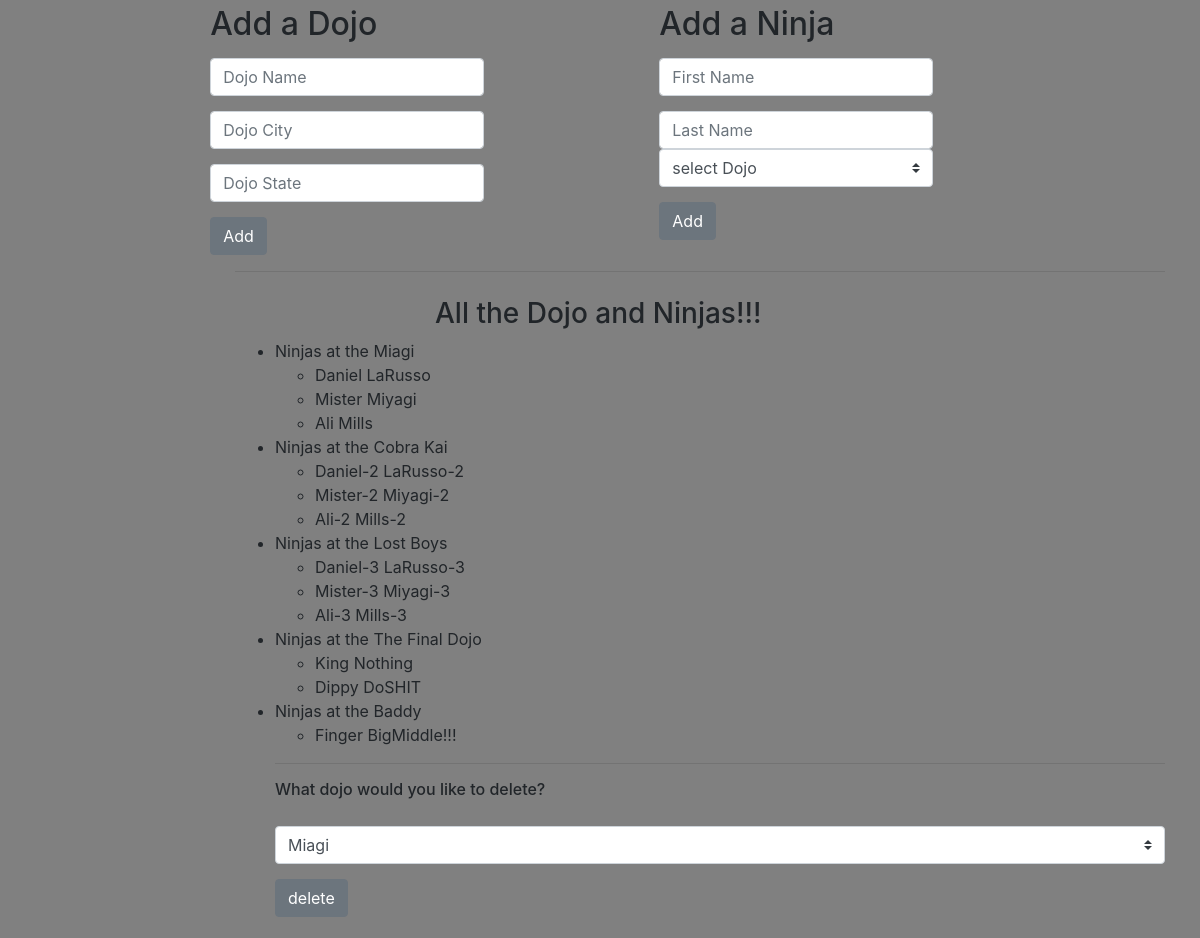
The page / on the database its author committed.
### dojo_ninjas_app/models.py (models this page shows, shortened)
class Dojos (models.Model):
    name = models.CharField(max_length=45)
    city = models.CharField(max_length=255)
    state = models.CharField(max_length=2)
    desc = models.TextField()
    created_at = models.DateTimeField(auto_now_add=True)
    updated_at = models.DateTimeField(auto_now=True)

class Ninjas (models.Model):
    dojo_id = models.ForeignKey(
        Dojos, related_name="ninjas", on_delete=models.CASCADE)
    fname = models.CharField(max_length=45)
    lname = models.CharField(max_length=45)
    created_at = models.DateTimeField(auto_now_add=True)
    updated_at = models.DateTimeField(auto_now=True)

### dojo_ninjas_app/views.py (the view)
# urls.py: path('', views.index),
def index(request):
    context = {
    "dojo_objects": Dojos.objects.all(),
    }
    return render(request, 'index.html', context)

### dojo_ninjas_app/templates/index.html (shortened to what this page needs)
<!DOCTYPE html>
<html lang="en">
<head>
    <link rel="stylesheet" href="https://stackpath.bootstrapcdn.com/bootstrap/4.5.2/css/bootstrap.min.css"
>
</head>
<body>
    <div class="container">
        <div class="upper">
            <div id="leftside">
                <form action="/addDojo" method="POST">
                    <h2>Add a Dojo</h2>
                    <input type="text" class="form-control" id="inputName" name="name" placeholder="Dojo Name">
                    <input type="text" class="form-control" id="inputCity" name="city" placeholder="Dojo City">
                    <input type="text" class="form-control" id="inputDojo" name="state" placeholder="Dojo State">
                    <input type="submit" class="btn btn-secondary" value="Add">
                </form>
            </div>
            <div id="rightside">
                <form action="/addNinja" method="POST">
                    <h2>Add a Ninja</h2>
                    <input type="text" class="form-control" id="input_fName" name="fname" placeholder="First Name">
                    <input type="text" class="form-control" id="input_lName" name="lname" placeholder="Last Name">
                    <select class="custom-select" id="input_Dojo" name="dojo">
                        <option value="select dojo">select Dojo</option>
                        <input type="submit" class="btn btn-secondary" value="Add">
                </form>
            </div>
        </div>
        <div class="lower">
            <hr>
            <h3>All the Dojo and Ninjas!!!</h3>
            <ul id="all_dojo_info">
                {% for i in dojo_objects %}
                <li>
                    Ninjas at the {{ i.name }}
                    <ul>
                        {% for j in i.ninjas.all %}
                        <li>{{ j.fname }} {{ j.lname }}</li>
                        {% endfor %}
                    </ul>
                </li>
                {% endfor %}
                <hr>
                <div>
                    <form action="/deleteDojo" method="POST">
                    <h6>What dojo would you like to delete?</h6>
                    <option value="select dojo"></option>
                    <select class="custom-select" id="deleteDojo" name="delete">
                        {% for i in dojo_objects %}
                        <option value="{{i.id}}">{{i.name}}</option>
                        {% endfor %}
                        <input type="submit" class="btn btn-secondary" value="delete">
                    </form>
                </div>
            </ul>
        </div>
    </div>
</body>
</html>

### dojo_ninjas_app/templates/index.html (style rules this page uses)
body { background-color: gray; background-image: "dojo_ninjas_app/static/img/CodingDojoLogo.png"; }
.container { width: 100%; padding: 5px; }
.upper { width: 95%; display: flex; justify-content: space-evenly; }
input, button { margin-top: 15px; }
h3 { margin-top: 25px; margin-left: 200px; }
.lower { margin-left: 200px; }

### rows shown on the page
Dojos: name "Miagi"
Ninjas: fname "Daniel", lname "LaRusso"
Ninjas: fname "Mister", lname "Miyagi"
Ninjas: fname "Ali", lname "Mills"
Dojos: name "Cobra Kai"
Ninjas: fname "Daniel-2", lname "LaRusso-2"
Ninjas: fname "Mister-2", lname "Miyagi-2"
Ninjas: fname "Ali-2", lname "Mills-2"
Dojos: name "Lost Boys"
Ninjas: fname "Daniel-3", lname "LaRusso-3"
Ninjas: fname "Mister-3", lname "Miyagi-3"
Ninjas: fname "Ali-3", lname "Mills-3"
Dojos: name "The Final Dojo"
Ninjas: fname "King", lname "Nothing"
Ninjas: fname "Dippy", lname "DoSHIT"
Dojos: name "Baddy"
Ninjas: fname "Finger", lname "BigMiddle!!!"

### other values the page prints
form field delete "Miagi"
